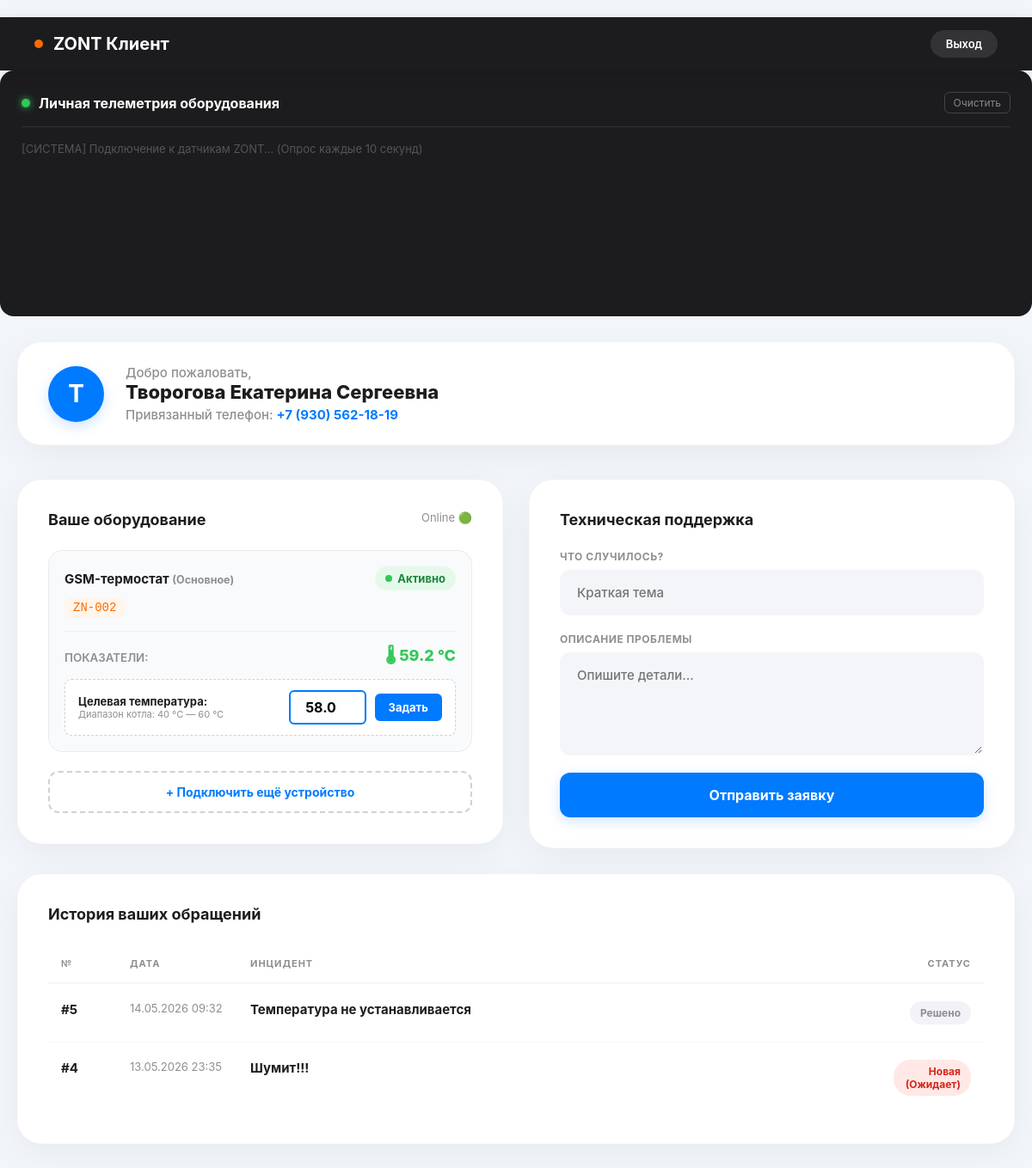
Screenshot of /dashboard/ (signed in) with the database file from the repository.
### monitoring/models.py (models this page shows, shortened)
class Profile(models.Model):
    user = models.OneToOneField(User, on_delete=models.CASCADE)
    fio = models.CharField(max_length=255, verbose_name="ФИО")
    phone = models.CharField(max_length=20, verbose_name="Телефон")
    target_temp = models.FloatField(default=50.0, verbose_name="Целевая температура (°C)")
    DEVICE_TYPES = [
        ('thermostat', 'GSM-термостат'),
        ('controller', 'Контроллер отопления'),
        ('tracker', 'Автомобильный трекер'),
        ('security', 'Охранная система'),
    ]
    device_type = models.CharField(max_length=50, choices=DEVICE_TYPES, verbose_name="Тип оборудования")
    serial_number = models.CharField(max_length=100, verbose_name="Серийный номер")
    is_approved = models.BooleanField(default=False, verbose_name="Аккаунт подтвержден")
    last_metric = models.FloatField(null=True, blank=True, verbose_name="Последняя метрика")
    last_metric_time = models.DateTimeField(auto_now=True, null=True)
    def is_metric_critical(self):
        if self.last_metric is None:
            return False
        if self.device_type == 'thermostat':
            return abs(self.last_metric - self.target_temp) > 3.0
        return self.last_metric < 100 or self.last_metric > 300

class SupportTicket(models.Model):
    STATUS_CHOICES = [
        ('new', 'Новая (Ожидает)'),
        ('in_progress', 'В работе у инженера'),
        ('resolved', 'Решено'),
    ]
    user = models.ForeignKey(User, on_delete=models.CASCADE, verbose_name="Пользователь")
    title = models.CharField(max_length=200, verbose_name="Краткая суть проблемы")
    description = models.TextField(verbose_name="Подробное описание")
    status = models.CharField(max_length=20, choices=STATUS_CHOICES, default='new', verbose_name="Статус")
    created_at = models.DateTimeField(auto_now_add=True, verbose_name="Дата создания")

### monitoring/views.py (the view, shortened to what this page needs)
# urls.py: path('dashboard/', views.dashboard_view, name='dashboard'),
@login_required(login_url='/')
def dashboard_view(request):
    if request.user.is_superuser:
        return redirect('admin_dashboard')
    try:
        profile = Profile.objects.get(user=request.user)
    except Profile.DoesNotExist:
        messages.error(request, "Профиль оборудования не найден.")
        return redirect('login')
    if not profile.is_approved:
        return render(request, 'not_approved.html')
    user_tickets = SupportTicket.objects.filter(user=request.user).order_by('-created_at')
    return render(request, 'dashboard.html', {'profile': profile, 'tickets': user_tickets})

### templates/dashboard.html (shortened to what this page needs)
﻿<!DOCTYPE html>
<html lang="ru">
<head>
</head>
<body>
    <div class="navbar">
        <h1>ZONT Клиент</h1>
        <a href="{% url 'logout' %}" class="logout-btn">Выход</a>
    </div>
    <div class="section-card" style="background: #1c1c1e; border: none; padding: 25px; border-radius: 16px; margin-bottom: 30px;">
        <div class="section-header" style="margin-bottom: 15px; border-bottom: 1px solid #333; padding-bottom: 15px; display: flex; justify-content: space-between;">
            <h2 style="color: #ffffff; font-size: 16px; margin: 0; display: flex; align-items: center; gap: 10px;">
                <span style="display: inline-block; width: 10px; height: 10px; background: #34c759; border-radius: 50%; box-shadow: 0 0 8px #34c759; animation: pulseDot 2s infinite;"></span>
                Личная телеметрия оборудования
            </h2>
            <button onclick="document.getElementById('userLogConsole').innerHTML=''" style="background: transparent; border: 1px solid #444; color: #888; border-radius: 6px; padding: 4px 10px; cursor: pointer; font-size: 12px;">Очистить</button>
        </div>
        <div id="userLogConsole" style="height: 180px; overflow-y: auto; font-family: 'Courier New', Courier, monospace; font-size: 13px; line-height: 1.6; color: #a1a1a6; padding-right: 10px;">
            <div style="color: #555;">[СИСТЕМА] Подключение к датчикам ZONT... (Опрос каждые 10 секунд)</div>
        </div>
    </div>
    <div class="container">
        <div class="user-profile-header">
            <div class="user-avatar">{{ profile.fio|slice:":1" }}</div>
            <div class="user-details">
                <p>Добро пожаловать,</p>
                <h2>{{ profile.fio }}</h2>
                <p>Привязанный телефон: <b>{{ profile.phone }}</b></p>
            </div>
        </div>
        <div class="card">
            <h2>Ваше оборудование <span style="font-size: 13px; font-weight: normal; color: var(--text-muted); float: right;">Online 🟢</span></h2>
            <div id="dynamicDevicesContainer">
                <div class="device-info-list">
                    <div style="background: #f9fafb; padding: 18px; border-radius: 16px; margin-bottom: 12px; border: 1px solid #ebebeb;">
                        <div style="display: flex; justify-content: space-between; align-items: center; margin-bottom: 8px;">
                            <strong style="color: var(--text-main); font-size: 15px;">{{ profile.get_device_type_display }} <small style="color:var(--text-muted);">(Основное)</small></strong>
                            <span class="status-badge">Активно</span>
                        </div>
                        <code class="sn-code">{{ profile.serial_number }}</code>
                        <div style="margin-top: 15px; padding-top: 15px; border-top: 1px solid #eee; display: flex; justify-content: space-between; align-items: center;">
                            <small style="color: var(--text-muted); font-weight: 600; text-transform: uppercase;">Показатели:</small>
                            <span id="metric-{{ profile.serial_number }}" class="live-metric" style="font-size: 18px; font-weight: 800; color: {% if profile.is_metric_critical %}#ff3b30{% else %}#34c759{% endif %}">
                                {% if profile.last_metric %}
                                    {% if profile.device_type == 'thermostat' %}🌡 {{ profile.last_metric }} °C{% else %}📡 {{ profile.last_metric }} ед.{% endif %}
                                {% else %}
                                    Ожидание...
                                {% endif %}
                            </span>
                        </div>
                        <form method="POST" class="limit-inputs">
                            <div style="display: flex; flex-direction: column;">
                                <small style="color: var(--text-main); font-weight: 700; font-size: 13px;">Целевая температура:</small>
                                <small style="color: var(--text-muted); font-size: 11px;">Диапазон котла: 40 °C — 60 °C</small>
                            </div>
                            <div style="display: flex; align-items: center; gap: 10px;">
                                <input type="number" step="0.1" name="target_temp" value="{{ profile.target_temp|default:50.0 }}" min="40.0" max="60.0" required>
                                <button type="submit" class="btn-submit" style="padding: 8px 16px; font-size: 13px; width: auto; border-radius: 6px; box-shadow: none;">Задать</button>
                            </div>
                        </form>
                    </div>
                </div>
            </div>
            <button id="btnShowForm" onclick="document.getElementById('addDeviceForm').style.display='block'; this.style.display='none';" style="width: 100%; padding: 14px; background: transparent; color: var(--accent-blue); border: 2px dashed #d1d1d6; border-radius: var(--radius-sm); font-weight: 700; cursor: pointer; margin-top: 10px; font-size: 14px;">+ Подключить ещё устройство</button>
        </div>
        <div class="card">
            <h2>Техническая поддержка</h2>
            <form action="" method="POST">
                <div class="input-group">
                    <label>Что случилось?</label>
                    <input type="text" name="title" placeholder="Краткая тема" required>
                </div>
                <div class="input-group">
                    <label>Описание проблемы</label>
                    <textarea name="description" placeholder="Опишите детали..." required></textarea>
                </div>
                <button type="submit" class="btn-submit">Отправить заявку</button>
            </form>
        </div>
        <div class="card history-card" id="dynamicHistoryContainer">
            <h2>История ваших обращений</h2>
            {% if tickets %}
            <table>
                <thead>
                    <tr>
                        <th style="width: 80px;">№</th>
                        <th style="width: 140px;">Дата</th>
                        <th>Инцидент</th>
                        <th style="width: 120px; text-align: right;">Статус</th>
                    </tr>
                </thead>
                <tbody>
                    {% for ticket in tickets %}
                    <tr>
                        <td><b>#{{ ticket.id }}</b></td>
                        <td style="color: var(--text-muted); font-size: 13px;">{{ ticket.created_at|date:"d.m.Y H:i" }}</td>
                        <td>
                            <strong>{{ ticket.title }}</strong>
                        </td>
                        <td style="text-align: right;">
                            <span class="badge status-{{ ticket.status }}">{{ ticket.get_status_display }}</span>
                        </td>
                    </tr>
                    {% endfor %}
                </tbody>
            </table>
            {% else %}
            <p style="text-align:center; color:var(--text-muted); padding: 40px;">Активных заявок нет.</p>
            {% endif %}
        </div>
    </div>
</body>
</html>

### rows the page displays
Profile: fio "Т", fio "Творогова Екатерина Сергеевна", phone "+7 (930) 562-18-19", device_type "GSM-термостат", serial_number "ZN-002", last_metric "59.2", target_temp "58.0"
SupportTicket: id "5", created_at "14.05.2026 09:32", title "Температура не устанавливается", status "Решено"
SupportTicket: id "4", created_at "13.05.2026 23:35", title "Шумит!!!", status "Новая (Ожидает)"
